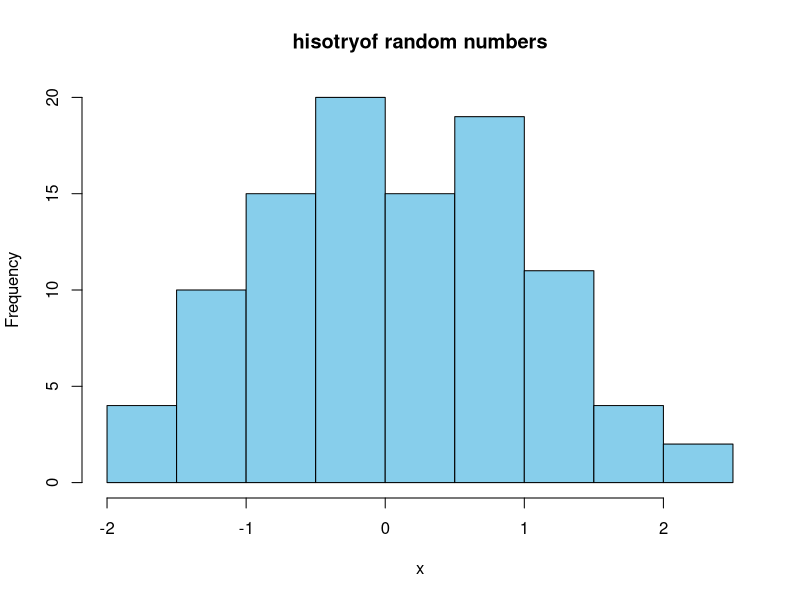

The R source for this figure:
## ---- chunk 1
knitr::opts_chunk$set(echo = TRUE)
## ---- chunk 2
library(tidyverse)
## ---- chunk 3

x <- rnorm(100)

mean(x, na.rm = FALSE)

hist(x, main = "hisotryof random numbers", col= "skyblue")

message("this is a sample message")

